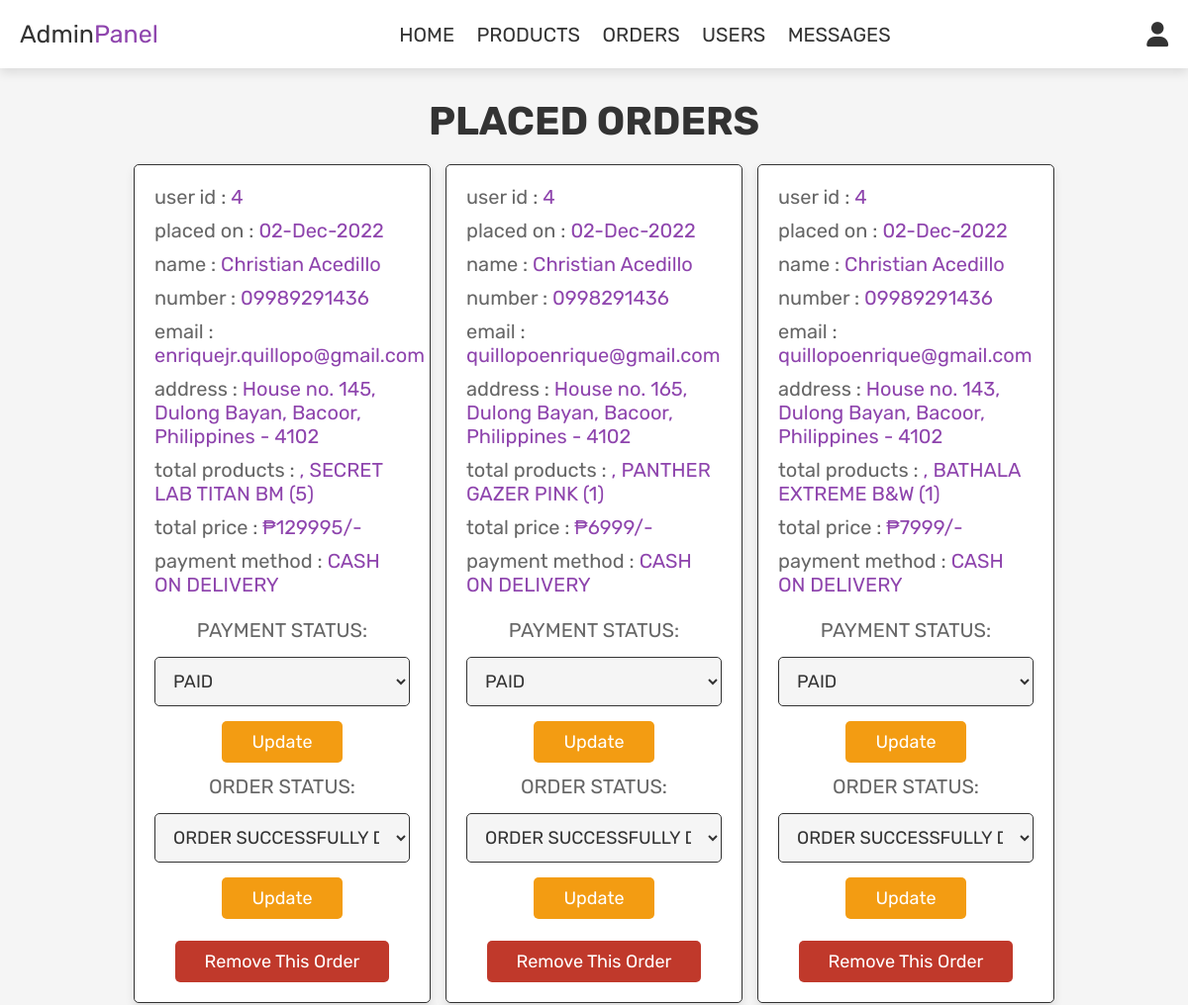
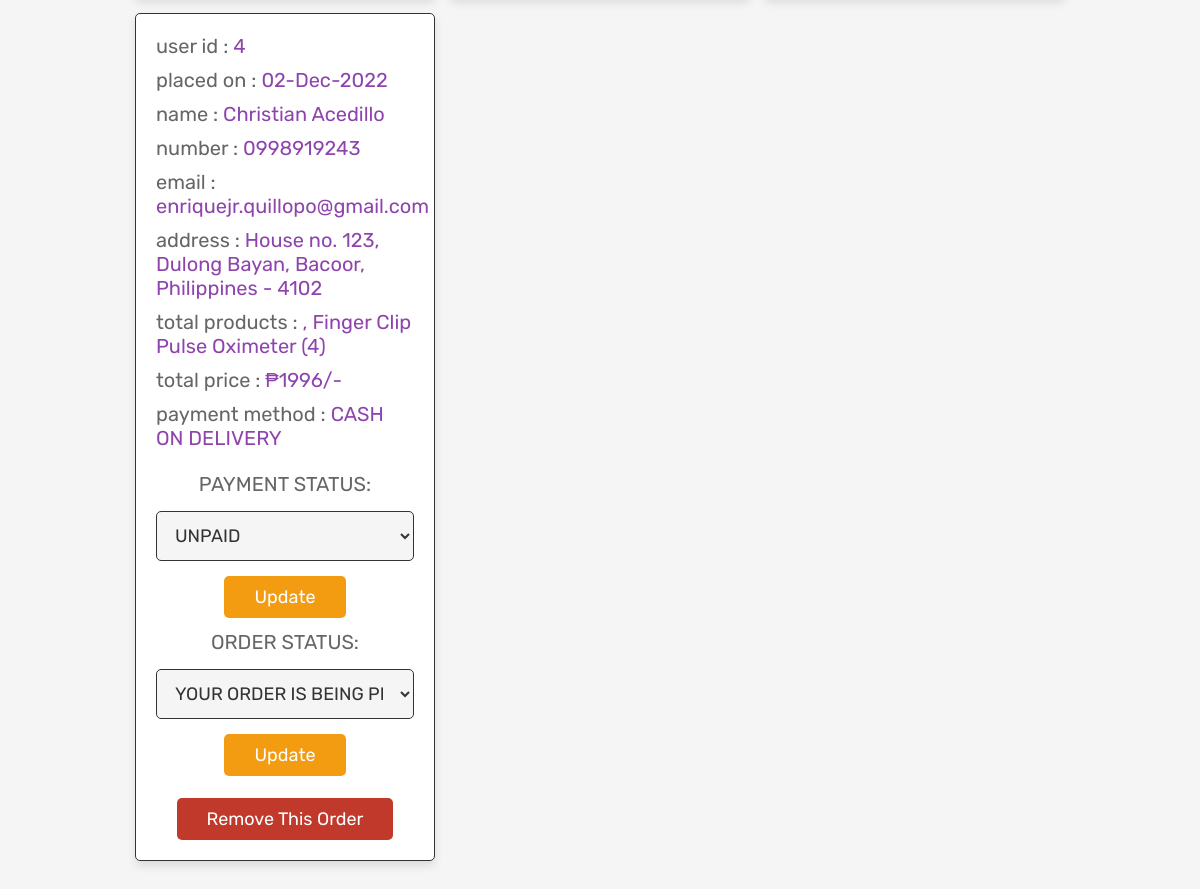
The page /main/admin_orders.php (signed in) on the database its author committed (2 pictures, top to bottom).
### tables this page shows
CREATE TABLE `orders` (
  `id` int(100) NOT NULL,
  `user_id` int(100) NOT NULL,
  `name` varchar(100) NOT NULL,
  `number` varchar(12) NOT NULL,
  `email` varchar(100) NOT NULL,
  `method` varchar(50) NOT NULL,
  `address` varchar(500) NOT NULL,
  `total_products` varchar(1000) NOT NULL,
  `total_price` int(100) NOT NULL,
  `placed_on` varchar(50) NOT NULL,
  `payment_status` varchar(255) NOT NULL DEFAULT 'UNPAID',
  `order_status` varchar(100) NOT NULL DEFAULT 'YOUR ORDER IS BEING PREPARED.',
  `procurement_date` datetime DEFAULT NULL
);

### main/admin_orders.php (the view, shortened to what this page needs)
<?php
include 'config.php';
?>
<!DOCTYPE html>
<html lang="en">
<head>
   <link rel="stylesheet" href="https://cdnjs.cloudflare.com/ajax/libs/font-awesome/6.0.0/css/all.min.css">
   <link rel="stylesheet" href="css/admin_style.css">
</head>
<body>
<?php include 'admin_header.php'; ?>
<section class="orders">
   <h1 class="title">placed orders</h1>
   <div class="box-container">
      <?php
      $select_orders = mysqli_query($conn, "SELECT * FROM `orders`") or die('query failed');
      if(mysqli_num_rows($select_orders) > 0){
         while($fetch_orders = mysqli_fetch_assoc($select_orders)){
      ?>
      <div class="box">
         <p> user id : <span><?php echo $fetch_orders['user_id']; ?></span> </p>
         <p> placed on : <span><?php echo $fetch_orders['placed_on']; ?></span> </p>
         <p> name : <span><?php echo $fetch_orders['name']; ?></span> </p>
         <p> number : <span><?php echo $fetch_orders['number']; ?></span> </p>
         <p> email : <span><?php echo $fetch_orders['email']; ?></span> </p>
         <p> address : <span><?php echo $fetch_orders['address']; ?></span> </p>
         <p> total products : <span><?php echo $fetch_orders['total_products']; ?></span> </p>
         <p> total price : <span>₱<?php echo $fetch_orders['total_price']; ?>/-</span> </p>
         <p> payment method : <span><?php echo $fetch_orders['method']; ?></span> </p>
         <br>
         <form action="" method="post">
            <p>PAYMENT STATUS:</p>
            <select name="update_paymentsts">
               <option value="" selected disabled><?php echo $fetch_orders['payment_status']; ?></option>
            </select>
            <input type="submit" value="update" name="update_pstatus" class="option-btn">
            <br>
            <br>
            <p>ORDER STATUS:</p>
            <select name="update_ordersts">
               <option value="" selected disabled><?php echo $fetch_orders['order_status']; ?></option>
            </select>
            <input type="submit" value="update" name="update_status" class="option-btn">
            <br>
            <br>
            <a href="admin_orders.php?delete=<?php echo $fetch_orders['id']; ?>" onclick="return confirm('delete this order?');" class="delete-btn">remove this order</a>
         </form>
      </div>
      <?php
         }
      }else{
         echo '<p class="empty">no orders placed yet!</p>';
      }
      ?>
   </div>
</section>
</body>
</html>

### main/css/admin_style.css (style rules this page uses)
:root { --purple:#8e44ad; --red:#c0392b; --orange:#f39c12; --black:#333; --white:#fff; --light-color:#666; --light-white:#ccc; --light-bg:#f5f5f5; --border:.1rem solid var(--black); --box-shadow:0 .5rem 1rem rgba(0,0,0,.1); }
* { font-family: 'Rubik', sans-serif; margin:0; padding:0; box-sizing: border-box; outline: none; border:none; text-decoration: none; transition:all .2s linear; }
html { font-size: 62.5%; overflow-x: hidden; }
body { background-color: var(--light-bg); }
section { padding:3rem 2rem; }
.title { text-align: center; margin-bottom: 2rem; text-transform: uppercase; color:var(--black); font-size: 4rem; }
.btn, .option-btn, .delete-btn, .white-btn { display: inline-block; margin-top: 1rem; padding:1rem 3rem; cursor: pointer; color:var(--white); font-size: 1.8rem; border-radius: .5rem; text-transform: capitalize; }
.option-btn { background-color: var(--orange); }
.delete-btn { background-color: var(--red); }
.orders .box-container { display: grid; grid-template-columns: repeat(auto-fit, 30rem); justify-content: center; gap:1.5rem; max-width: 1200px; margin:0 auto; align-items: flex-start; }
.orders .box-container .box { background-color: var(--white); padding:2rem; border:var(--border); box-shadow: var(--box-shadow); border-radius: .5rem; }
.orders .box-container .box p { padding-bottom: 1rem; font-size: 2rem; color:var(--light-color); }
.orders .box-container .box p span { color:var(--purple); }
.orders .box-container .box form { text-align: center; }
.orders .box-container .box form select { border-radius: .5rem; margin:.5rem 0; width: 100%; background-color: var(--light-bg); border:var(--border); padding:1.2rem 1.4rem; font-size: 1.8rem; color:var(--black); }

### rows shown on the page
orders: user "4", placed_on "02-Dec-2022", name "Christian Acedillo", number "09989291436", email "enriquejr.quillopo@gmail.com", address "House no. 145, Dulong Bayan, Bacoor, Philippines - 4102", total_products ", SECRET LAB TITAN BM (5)", total_price "129995", method "CASH ON DELIVERY", update_paymentsts "PAID", update_ordersts "ORDER SUCCESSFULLY DELIVERED"
orders: user "4", placed_on "02-Dec-2022", name "Christian Acedillo", number "0998291436", email "quillopoenrique@gmail.com", address "House no. 165, Dulong Bayan, Bacoor, Philippines - 4102", total_products ", PANTHER GAZER PINK (1)", total_price "6999", method "CASH ON DELIVERY", update_paymentsts "PAID", update_ordersts "ORDER SUCCESSFULLY DELIVERED"
orders: user "4", placed_on "02-Dec-2022", name "Christian Acedillo", number "09989291436", email "quillopoenrique@gmail.com", address "House no. 143, Dulong Bayan, Bacoor, Philippines - 4102", total_products ", BATHALA EXTREME B&W (1)", total_price "7999", method "CASH ON DELIVERY", update_paymentsts "PAID", update_ordersts "ORDER SUCCESSFULLY DELIVERED"
orders: user "4", placed_on "02-Dec-2022", name "Christian Acedillo", number "0998919243", email "enriquejr.quillopo@gmail.com", address "House no. 123, Dulong Bayan, Bacoor, Philippines - 4102", total_products ", Finger Clip Pulse Oximeter (4)", total_price "1996", method "CASH ON DELIVERY", update_paymentsts "UNPAID", update_ordersts "YOUR ORDER IS BEING PREPARED."
